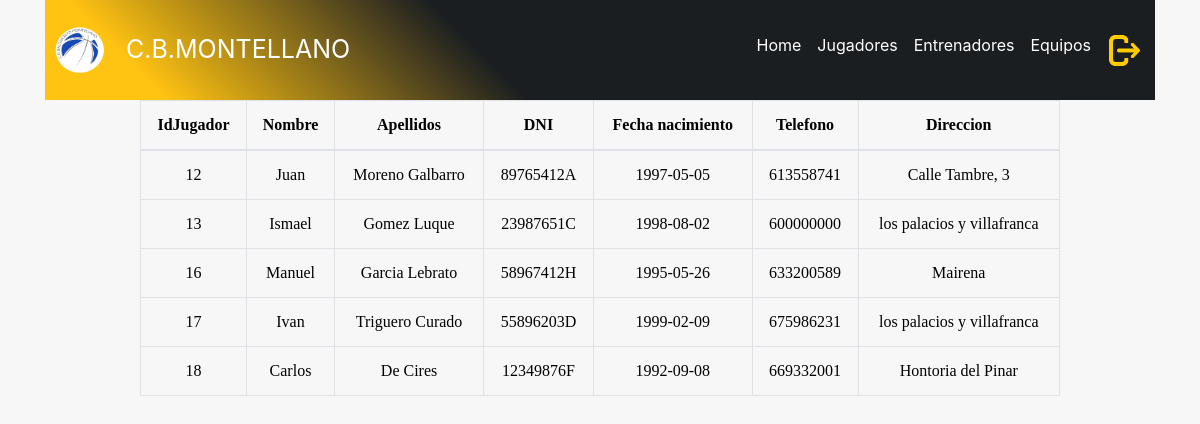
Before: /usuario/buscarjugadores.1.php (signed in) with the older database file.
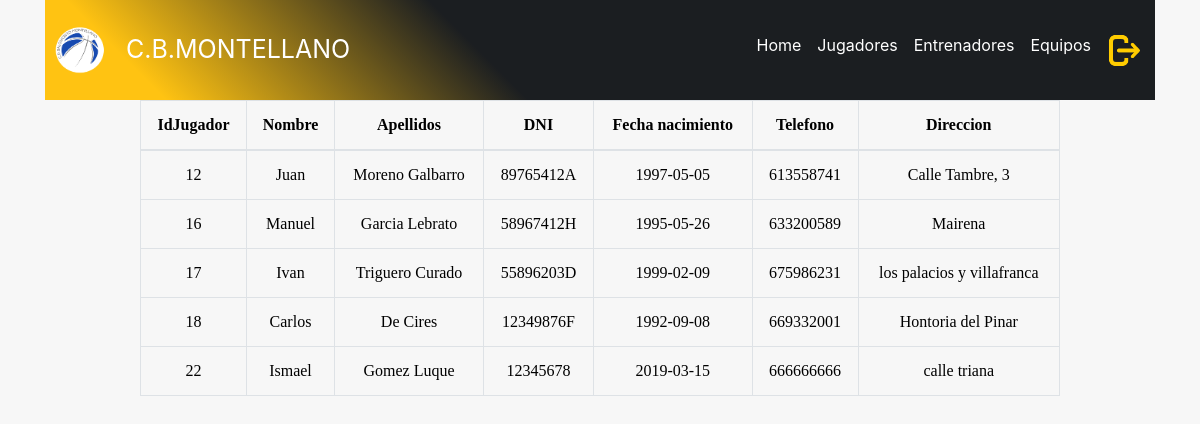
After: the same page with the newer database file.
### tables this page shows
CREATE TABLE `jugador` (
  `idjugador` int(11) unsigned NOT NULL AUTO_INCREMENT,
  `nombre` varchar(100) NOT NULL,
  `apellidos` varchar(100) NOT NULL,
  `dni` varchar(9) NOT NULL,
  `fechanacimiento` date NOT NULL,
  `telefono` varchar(9) DEFAULT NULL,
  `direccion` varchar(100) DEFAULT NULL,
  `foto` varchar(300) DEFAULT NULL,
  PRIMARY KEY (`idjugador`)
);

### usuario/buscarjugadores.1.php (the view, shortened to what this page needs)
<!DOCTYPE html>
<html lang="es">
<head>
  <link rel="stylesheet" href="https://stackpath.bootstrapcdn.com/bootstrap/4.2.1/css/bootstrap.min.css">
  <link rel="stylesheet" type="text/css" href="../header/header.css">
  <link rel="stylesheet" type="text/css" href="style.css">
  <link href="//maxcdn.bootstrapcdn.com/font-awesome/4.2.0/css/font-awesome.min.css" rel="stylesheet">
</head>
<body>
<div class="container">
<?php
    include_once "../header/header.php";
?>
    <?php
     $busqueda = $_POST['busqueda'];
      $connection = new mysqli("localhost", "juan", "2asirtriana", "cbmontellano");
      $connection->set_charset("utf8");
        $query="SELECT * from jugador WHERE nombre LIKE '%$busqueda%'";
      if ($result = $connection->query($query)) {
        if ($result->num_rows==0){
            echo "No existen jugadores en nuestro club con el nombre de ".$_POST['busqueda'];
        } else{
      ?>
      <div class="row justify-content-center">
      <div class="col-md-10">
          <table class="table table-hover table-bordered" id="tabla">
          <thead>
            <tr>
              <th scope="col">IdJugador</th>
              <th scope="col">Nombre</th>
              <th scope="col">Apellidos</th>
              <th scope="col">DNI</th>
              <th scope="col">Fecha nacimiento</th>
              <th scope="col">Telefono</th>
              <th scope="col">Direccion</th>
            </tr>
          </thead>
          <tbody>
      <?php
          while($obj = $result->fetch_object()) {
              echo "<tr>";
                echo "<td>".$obj->idjugador."</td>";
                echo "<td>".$obj->nombre."</td>";
                echo "<td>".$obj->apellidos."</td>";
                echo "<td>".$obj->dni."</td>";
                echo "<td>".$obj->fechanacimiento."</td>";
                echo "<td>".$obj->telefono."</td>";
                echo "<td>".$obj->direccion."</td>";
              echo "</tr>";
          }
      }
    }
    ?>
    </tbody>
    </table>
    </div>
    </div>
    </div>
  </body>
</html>

Changed rows visible on the page:
removed jugador: idjugador "13", nombre "Ismael", apellidos "Gomez Luque", dni "23987651C", fechanacimiento "1998-08-02", telefono "600000000", direccion "los palacios y villafranca"
added jugador: idjugador "22", nombre "Ismael", apellidos "Gomez Luque", dni "12345678", fechanacimiento "2019-03-15", telefono "666666666", direccion "calle triana"
